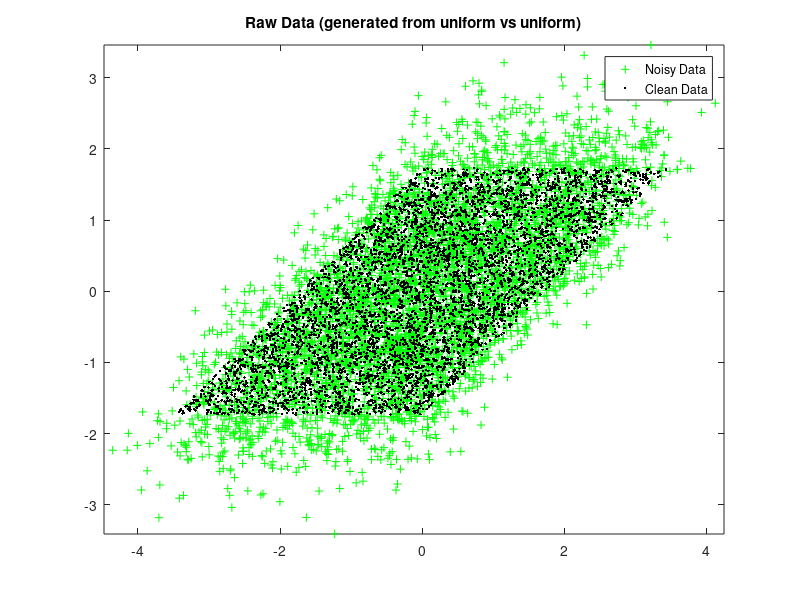

This chart was generated by the following MATLAB code: (Note: this script raises an error after producing the figure.)
function demo_quasiorth()
%   function QuasiOrthDemo()
%   Applies both the standard whitening algorithm and the
%   quasi-orthogonalization algorithm to noisy data.  Displays both the
%   clean and noisy versions of the data after applying the discovered
%   preprocessing matrix to all data.
%
%   In practice, the user would only have access to the noisy data.  However,
%   the noiseless data gives a better picture of what is happening.

    % Toggle to 1 in order to repeat the previous run.  Note that this saves to the
    % same file as used by the other demo script.
    UsePriorRun = 0;

    if UsePriorRun
        load('vars')
        rng(status);
    else
        status = rng;
        rng(status);
    end
    save('vars')
        

    samples = 5000
    NoiseMagnitude = 0.5
    Sigma = [1 1
            1 2] / 2.6180;
    

    S = (rand(2, samples) - .5)*2*sqrt(3);
    A = [1 1
        0 1];
    A = A;
    X = A*S;
    X2 = X + mvnrnd(zeros(2, samples)', NoiseMagnitude*Sigma)';

    figure(1);
    plot(X2(1, :), X2(2, :), 'g+',  X(1, :), X(2, :), 'k.');
    title('Raw Data (generated from uniform vs uniform)');
%     axis('square');
    axis('equal');
    legend('Noisy Data', 'Clean Data');

    
    [Y2, W, b] = qwhiten(X2, 'quasi whiten');
    Y = W*(X-repmat(b, 1, size(X, 2)));
    [Q, R] = qr(W*A)
    figure(2);
    plot(Y2(1, :), Y2(2, :), 'g+', Y(1, :), Y(2, :), 'k.');
    title('Data after applying quasi-whitening approx based on the noisy data.');
%     axis('square');
    axis('equal');
    legend('Noisy Data', 'Clean Data');
    
    
    [Y2, W, b] = qwhiten(X2, 'id quas-orth');
    Y = W*(X-repmat(b, 1, size(X, 2)));
    [Q, R] = qr(W*A)
    figure(3);
    plot(Y2(1, :), Y2(2, :), 'g+', Y(1, :), Y(2, :), 'k.');
    title('Data after applying quasi-orthogonalization based on the noisy data.');
%     axis('square');
    axis('equal');
    legend('Noisy Data', 'Clean Data');

    [Y2, W, b] = qwhiten(X2, 'whiten');
    [Q, R] = qr(W*A)
    Y = W*(X-repmat(b, 1, size(X, 2)));
    figure(4);
    plot(Y2(1, :), Y2(2, :), 'g+', Y(1,:), Y(2,:), 'k.');
    title('Applied standard whitening based on the noisy data.');
%     axis('square');
    axis('equal')
    legend('Noisy Data', 'Clean Data');
end